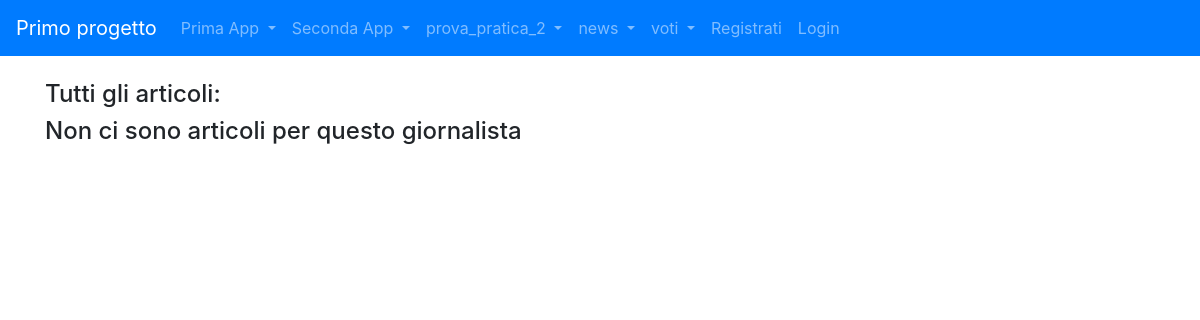
The page /news/lista_articolo/ on the database as committed earlier.
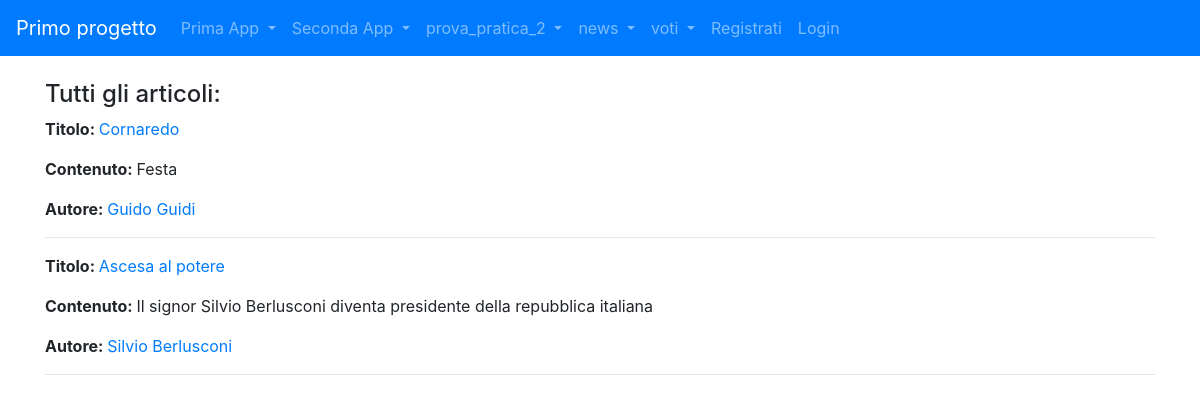
The same page on the database as committed later.
### news/models.py (models this page shows, shortened)
class Articolo (models.Model):
    titolo = models.CharField(max_length=20)
    contenuto = models.TextField()
    giornalista= models.ForeignKey(Giornalista,on_delete=models.CASCADE, related_name = "articoli")
    data = models.DateField(blank=True)
    visualizzazioni = models.IntegerField(default=0,blank=True)
    class Meta:
        verbose_name= "Articolo"
        verbose_name_plural = "Articoli"

class Giornalista (models.Model):
    nome = models.CharField(max_length=20)
    cognome = models.CharField(max_length=20)
    anno_di_nascita = models.DateField(blank=True)
    def __str__(self):
        return self.nome +" " +self.cognome
    class Meta:
        verbose_name = "Giornalista"
        verbose_name_plural = "Giornalisti"

### news/views.py (the view)
# urls.py: path("lista_articolo/", listaArticoli, name="lista_articolo"),
def listaArticoli(request,pk=None):
    if pk == None:
        articoli = Articolo.objects.all()
        giornalisti = False
    else:
        articoli = Articolo.objects.filter(giornalista_id=pk)
        giornalisti = True
    context ={
    "articoli" : articoli,
    "giornalisti" : giornalisti
    }
    return render(request, "news/lista_articoli.html",context)

### news/templates/news/lista_articoli.html (shortened to what this page needs)
{%extends 'base.html'%}
    {%block content%}
        {%if giornalista %}
            <h4>Articoli di un giornalista: </h4>
        {% else %}
        <h4>Tutti gli articoli:</h4>
        {% endif %}
        {% for articolo in articoli %}
            <p><strong>Titolo: </strong><a href="/news/articolo/{{articolo.id}}">{{articolo.titolo}}</a></p>
            <p><strong>Contenuto: </strong>{{ articolo.contenuto }}</p>
            <p><strong>Autore: </strong><a href={%url 'news:giornalista_detail' articolo.giornalista.id%}>{{articolo.giornalista}}</a></p>
            <hr>
        {% empty %}
            <h4>Non ci sono articoli per questo giornalista</h4>
        {% endfor %}
    {%endblock content%}

Rows that differ between the two databases and show on the page:
added Articolo: titolo "Cornaredo", contenuto "Festa", giornalista "Guido Guidi"
added Articolo: titolo "Ascesa al potere", contenuto "Il signor Silvio Berlusconi diventa presidente della repubblica italiana", giornalista "Silvio Berlusconi"
Other text that changed with them:
text no longer shown: "Non ci sono articoli per questo giornalista"
